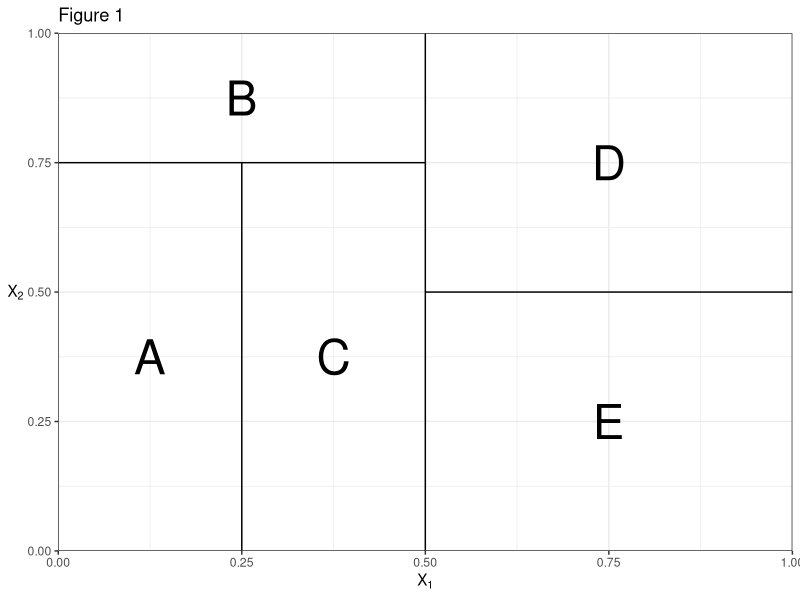
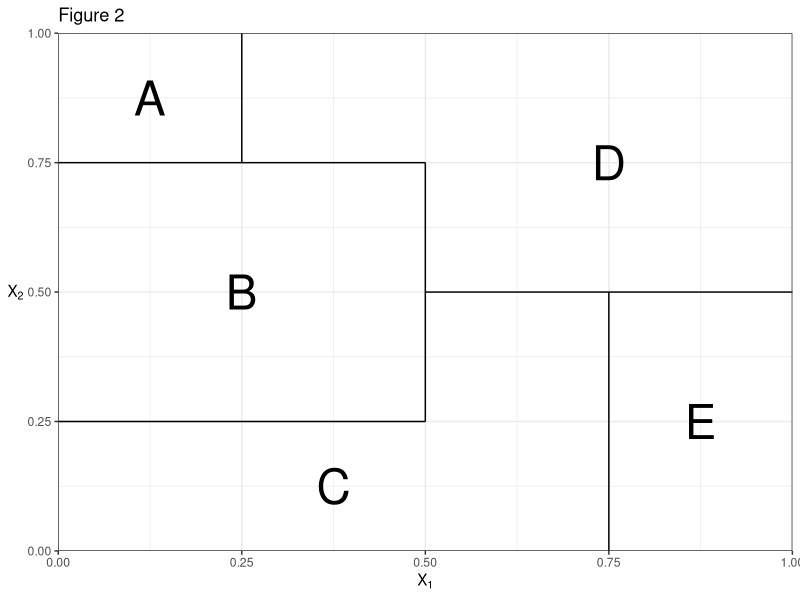

These charts were generated, in order, by the following R code:
library(tidyverse)
ggplot() +
    xlim(0:1) + ylim(0:1) +
    geom_rect(aes(xmin=0.5, xmax=0.5, ymin=0, ymax=1), colour="black", fill=NA) +
    geom_rect(aes(xmin=0, xmax=0.5, ymin=0.75, ymax=0.75), colour="black", fill=NA) +
    geom_rect(aes(xmin=0.25, xmax=0.25, ymin=0, ymax=0.75), colour="black", fill=NA) +
    geom_rect(aes(xmin=0.5, xmax=1, ymin=0.5, ymax=0.5), colour="black", fill=NA) +
    geom_text(data=tribble(
        ~x,  ~y,      ~label,
        0.125, 0.375, "A",
        0.25,  0.875, "B",
        0.375, 0.375, "C",
        0.75,  0.75,  "D",
        0.75,  0.25,  "E"
    ), mapping=aes(x, y, label=label), size=12) +
    theme_bw() + 
    scale_x_continuous(expression(X[1]), expand=c(0,0)) +
    scale_y_continuous(expression(X[2]), expand=c(0,0)) +
    theme(axis.title.y = element_text(angle=0, vjust=0.5)) +
    ggtitle("Figure 1")


ggplot() +
    xlim(0:1) + ylim(0:1) +
    geom_rect(aes(xmin=0.5, xmax=0.5, ymin=0.25, ymax=0.75), colour="black", fill=NA) +
    geom_rect(aes(xmin=0, xmax=0.5, ymin=0.75, ymax=0.75), colour="black", fill=NA) +
    geom_rect(aes(xmin=0, xmax=0.5, ymin=0.25, ymax=0.25), colour="black", fill=NA) +
    geom_rect(aes(xmin=0.25, xmax=0.25, ymin=0.75, ymax=1), colour="black", fill=NA) +
    geom_rect(aes(xmin=0.5, xmax=1, ymin=0.5, ymax=0.5), colour="black", fill=NA) +
    geom_rect(aes(xmin=0.75, xmax=0.75, ymin=0, ymax=0.5), colour="black", fill=NA) +
    geom_text(data=tribble(
        ~x,  ~y,      ~label,
        0.125, 0.875, "A",
        0.25,  0.5, "B",
        0.375, 0.125, "C",
        0.75,  0.75,  "D",
        0.875,  0.25,  "E"
    ), mapping=aes(x, y, label=label), size=12) +
    theme_bw() + 
    scale_x_continuous(expression(X[1]), expand=c(0,0)) +
    scale_y_continuous(expression(X[2]), expand=c(0,0)) +
    theme(axis.title.y = element_text(angle=0, vjust=0.5)) +
    ggtitle("Figure 2")
